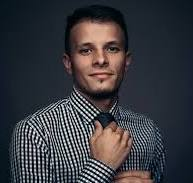
#> input picture typo.png, 193 x 183 px
$ python drawningCirleOnSomeoneEyes.py
#> lines starting #> are read from the running program, lines starting #| are printed output that depends on the picture; after the words box and inside, x2 and y2 are one past the last pixel; in counts of white or black regions, pixels touching at a corner belong together
import cv2

image = cv2.imread('typo.png')
#> image is the input picture: shape (183, 193, 3); mean B, G, R 63.2, 57.8, 57.6
gray = cv2.cvtColor(image, cv2.COLOR_BGR2GRAY)
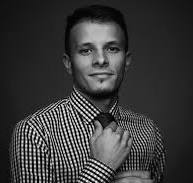
#> gray: shape (183, 193); min 0, max 253, mean 58.2

face_cascade = cv2.CascadeClassifier(cv2.data.haarcascades + "haarcascade_frontalface_default.xml")
eyes_cascade = cv2.CascadeClassifier(cv2.data.haarcascades + "haarcascade_eye.xml")
faces = face_cascade.detectMultiScale(gray, 1.1, 4)
#> faces = [[67, 24, 65, 65]]

# Rysowanie elementów na zdjęciu
for (x, y, w, h) in faces:
    # Niebieski okrąg wokół twarzy
    cv2.circle(image, (x + w // 2, y + h // 2), w // 2, (255, 0, 0), 2)

    # Wykrywanie oczu wewnątrz wykrytej twarzy
    roi_gray = gray[y:y + h, x:x + w]
    roi_color = image[y:y + h, x:x + w]
    eyes = eyes_cascade.detectMultiScale(roi_gray)

    for (ex, ey, ew, eh) in eyes:
        # Czerwone koła na oczach
        cv2.circle(roi_color, (ex + ew // 2, ey + eh // 2), ew // 2, (0, 0, 255), -1)

    # Zielony prostokąt na ustach (przybliżone położenie)
    mouth_y = y + int(h * 0.75)  # Przybliżona wysokość ust
    cv2.rectangle(image, (x, mouth_y), (x + w, mouth_y + 20), (0, 255, 0), -1)
#> this loop made 1 pass
#> (x, y, w, h, eyes, mouth_y) on pass 1: (67, 24, 65, 65, [[9, 15, 20, 20]], 72)
#> pass 1, `roi_gray = gray[y:y + h, x:x + w]`:
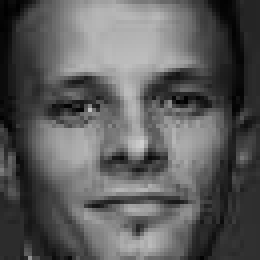
#> roi_gray: shape (65, 65) (shown 4 times larger); min 0, max 207, mean 91.8
#> pass 1, `roi_color = image[y:y + h, x:x + w]`:
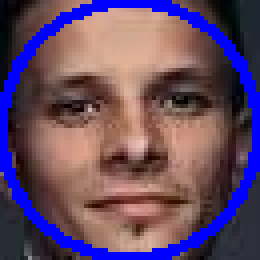
#> roi_color: shape (65, 65, 3) (shown 4 times larger); mean B, G, R 101.2, 75.1, 101.6
#> after the loop:
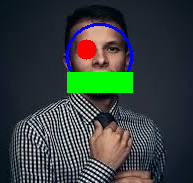
#> image: shape (183, 193, 3); 5.96% of pixels changed, all inside (x1, y1, x2, y2) = (66, 23, 133, 93)
#> after the loop:
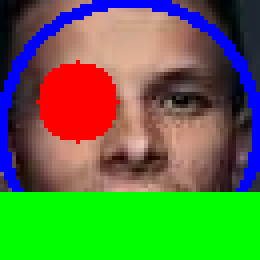
#> roi_color: shape (65, 65, 3) (shown 4 times larger); mean B, G, R 68.7, 119.3, 90.2

# Wyświetlenie obrazu
cv2.imshow("Zamazane zdjęcie", image)
cv2.waitKey(0)
